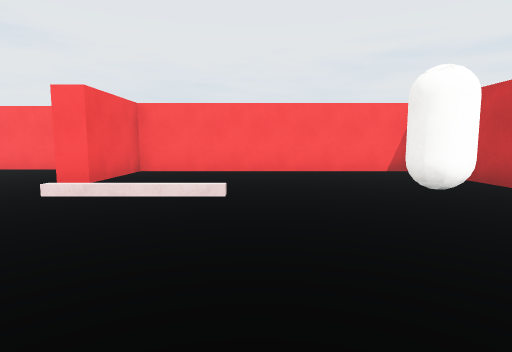
[1] (above)

17 first-person views from a walk through a Unity game level. The camera is 1.2 m above the floor, tilts 6° down and sees 80° across. The floor is counted in squares, 2 m on a side. Each view is taken from the middle of a square. On the plan, view 1 faces up. The plan holds only what a view shows up to about 9 squares ahead; the rest is blank. Surface patterns are stand-ins for the level's own textures.

[2]
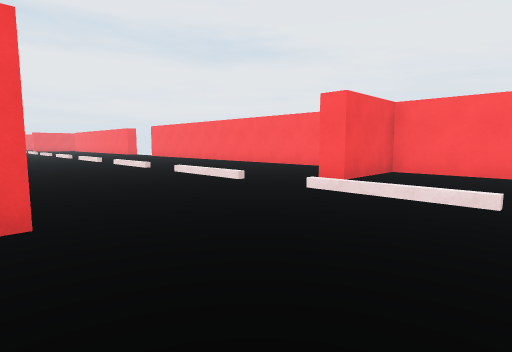

[3]
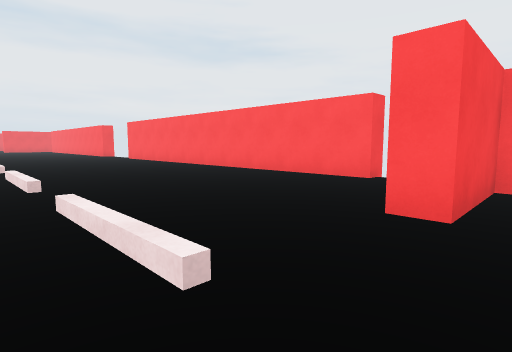

[4]
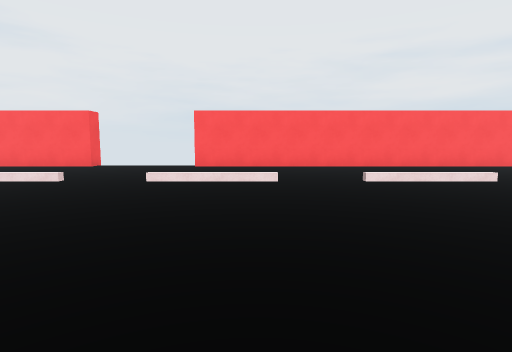

[5]
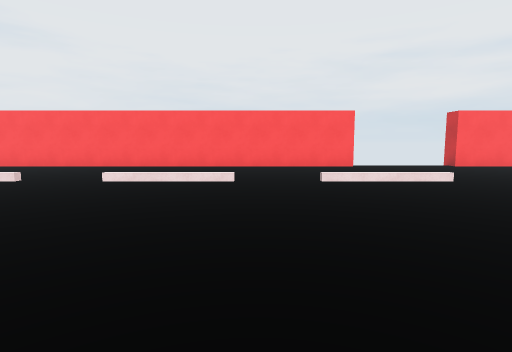

[6]
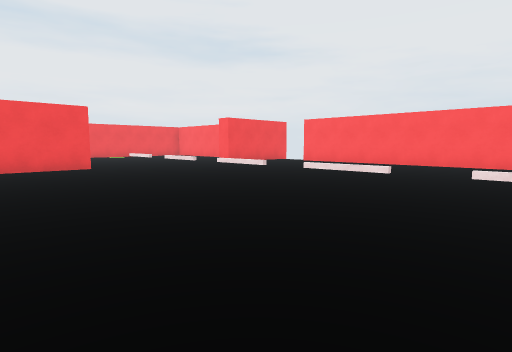

[7]
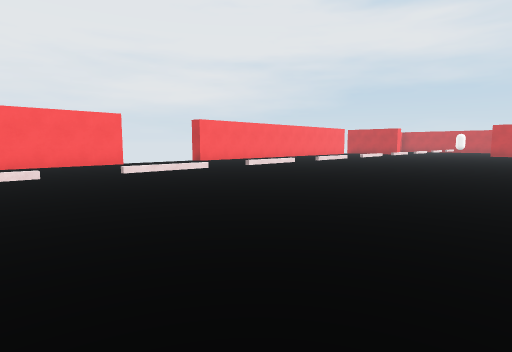

[8]
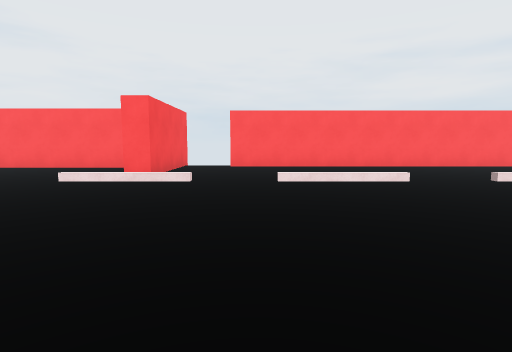

[9]
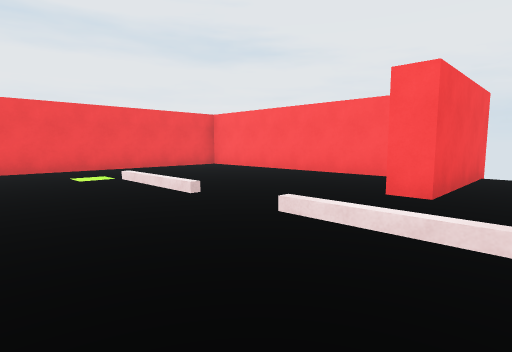

[10]
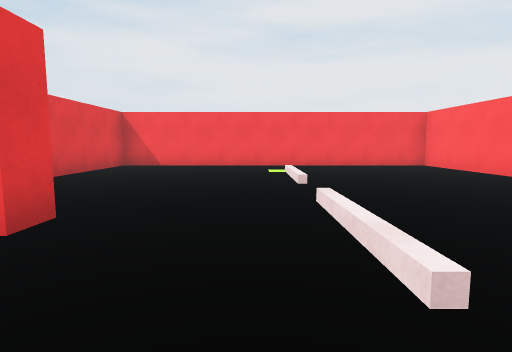

[11]
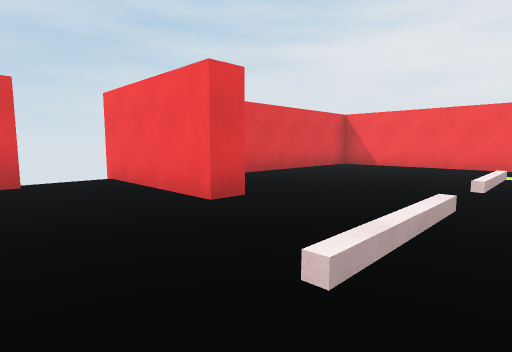

[12]
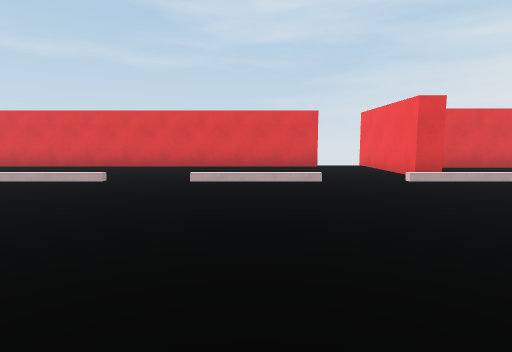

[13]
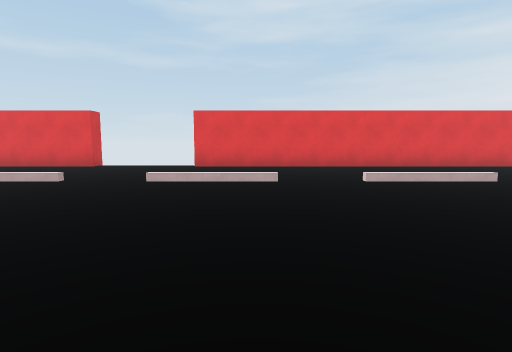

[14]
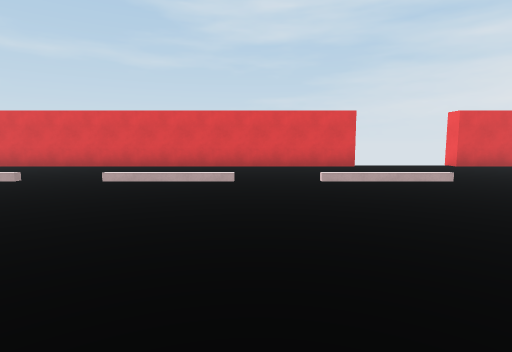

[15]
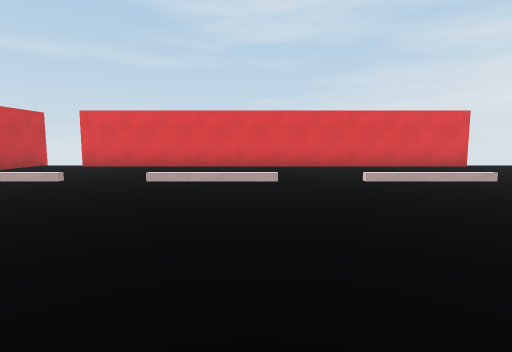

[16]
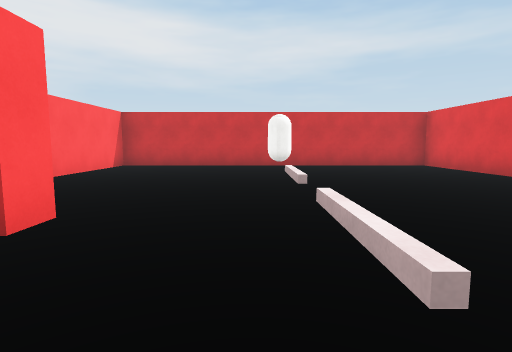

[17]
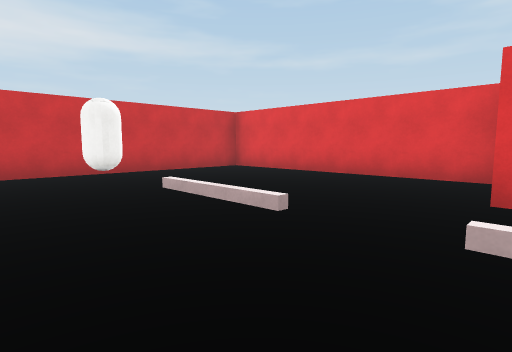

### Floor plan
Points are (right, up) in squares from view 1. A wall is a line through its corners. A room is listed if a view was taken in it or the views show most of it. See-through windows are left out.
Room 1 (views 1, 2, 3, 4, 5, 6, 7, 8, 9, 10, 11, 12, 13, 14, 15, 16, 17)
walls: (-14.6, -2.8) (-14.6, -2.1) (-4.2, -2.1); (-17.4, 7.8) (-17.4, 7.1) (-27.8, 7.1); (-27.8, -2.1) (-17.4, -2.1) (-17.4, -2.8); (-4.4, 7.8) (-4.4, 7.1) (-14.6, 7.1) (-14.6, 7.8); (-29.5, 0.4) (-28.9, 0.4) (-28.9, -2.8); (-3.1, -2.8) (-3.1, -1); (-2.4, -1.7) (3.5, -1.7) (3.5, 6.7) (-2.5, 6.7) (-2.5, 4.6) (-3.1, 4.6); (-28.9, 7.8) (-28.9, 4.6) (-29.5, 4.6); (-30.2, 6.7) (-35.5, 6.7) (-35.5, -1.7) (-30.6, -1.7)

Where each view was taken, in squares from view 1:
view 1: 0 up, 0 right, facing up
view 2: 0 up, 0 right, facing up-left
view 3: 2 up, 2 left, facing up-left
view 4: 1 down, 13 left, facing up
view 5: 1 down, 20 left, facing up
view 6: 2 down, 21 left, facing up-left
view 7: 2 down, 21 left, facing up-right
view 8: 1 down, 27 left, facing up
view 9: 1 up, 28 left, facing up-left
view 10: 2 up, 27 left, facing left
view 11: 3 up, 27 left, facing down-left
view 12: 6 up, 26 left, facing down
view 13: 6 up, 19 left, facing down
view 14: 6 up, 12 left, facing down
view 15: 6 up, 9 left, facing down
view 16: 3 up, 5 left, facing right
view 17: 4 up, 3 left, facing down-right
